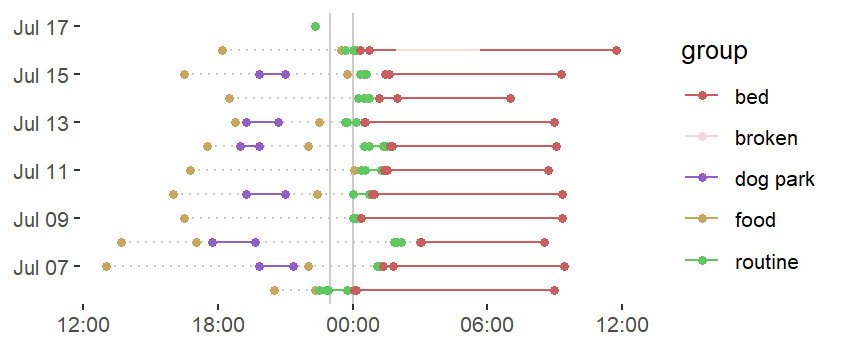

Here is the R script that generated this plot:
library(tidyverse)
library(googlesheets4)
library(lubridate)
library(hms)
library(simplecolors)

#get data from googlesheets
raw_sleep <-
  read_sheet(
    ss = "https://docs.google.com/spreadsheets/d/1WGTL6_qZ0Un2NGK_lzkJRS6ycYTB-Yn-ZkmLZjVcccE/edit?usp=sharing",
    sheet = "Sheet2",
    skip = 1,
    col_types = "c",
    col_names = TRUE
  )


clean_sleep <-
  raw_sleep |> 
  filter(!str_detect(activity, "shower|notes|groggy|phone|lunch|duration")) |> 
  mutate(
    group = case_when(
      str_detect(activity, "dog") ~ "dog park",
      str_detect(activity, "dinner|snack") ~ "food",
      str_detect(activity, "teeth|pills|cody|tea") ~ "routine",
      TRUE ~ "bed"
    ),
    .after = activity
  ) |> 
  mutate(across(where(is.character), na_if, "")) |> 
  pivot_longer(
    cols = -c(activity, group),
    names_to = "date",
    values_to = "time",
    values_drop_na = TRUE
  ) |> 
  mutate(
    date = 
      paste0(date, "/2022") |> 
      mdy(),
    datetime = paste(date, time) |> ymd_hm(),
    time_adj = 
      case_when(
        str_detect(activity, "wake") ~ datetime + hours(24),
        str_detect(group, "dog|food") ~ datetime + hours(12),
        hour(datetime) < 10 ~ datetime + hours(24),
        TRUE ~ datetime + hours(12)
      ),
    x_axis = 
      update(
        time_adj,
        year = 2022,
        month = 1,
        mday = ifelse(as.Date(time_adj) == date, 1, 2)
      )
       #|>paste(hms(time_adj))
  ) |> 
  #filter(date == "2022-07-09") |> 
  print()


broken_sleep <-
  tibble(
    date =  c("2022-07-16"),
    start = c("01:57"),
    end =   c("05:40")
  ) |> 
  mutate(
    start = paste(date, start) |> ymd_hm(),
    end = paste(date, end) |> ymd_hm(),
    date = as.Date(date),
    across(c(start, end), update, year = 2022, month = 1, mday = 2)
  ) |> 
  print()


clean_sleep |> 
  ggplot(aes(x_axis, date, color = group)) +
  geom_vline(
    xintercept = c(
      ymd_hm("2022-01-01 23:00 EST"),
      ymd_hm("2022-01-02 00:00 EST")
    ),
    color = "grey80"
  ) +
  geom_line(
    aes(group = date),
    color = "grey80", linetype = "dotted"
  ) +
  geom_line(
    aes(group = paste(date, group)),
    data = ~filter(.x, group != "food")
  ) +
  geom_linerange(
    data = broken_sleep, 
    aes(
      x = start, xmin = start, xmax = end, 
      y = date, 
      group = date#, color = "broken"
    ),
    size = 2,
    color = "white", alpha = 0.8,
    show.legend = FALSE
  ) +
  geom_point() +
  scale_x_datetime(date_labels = "%H:%M") +
  scale_color_manual(
    values = c(
      "bed"      = sc("mutedred3"),
      "broken"   = sc("mutedred1"),
      "dog park" = sc("mutedviolet3"),
      "food"     = sc("mutedorange3"),
      "routine"  = sc("mutedgreen3")
    )
  ) +
  theme_bw() +
  theme(
    panel.grid = element_blank(),
    panel.border = element_blank()
  ) +
  labs(x = NULL, y = NULL)
